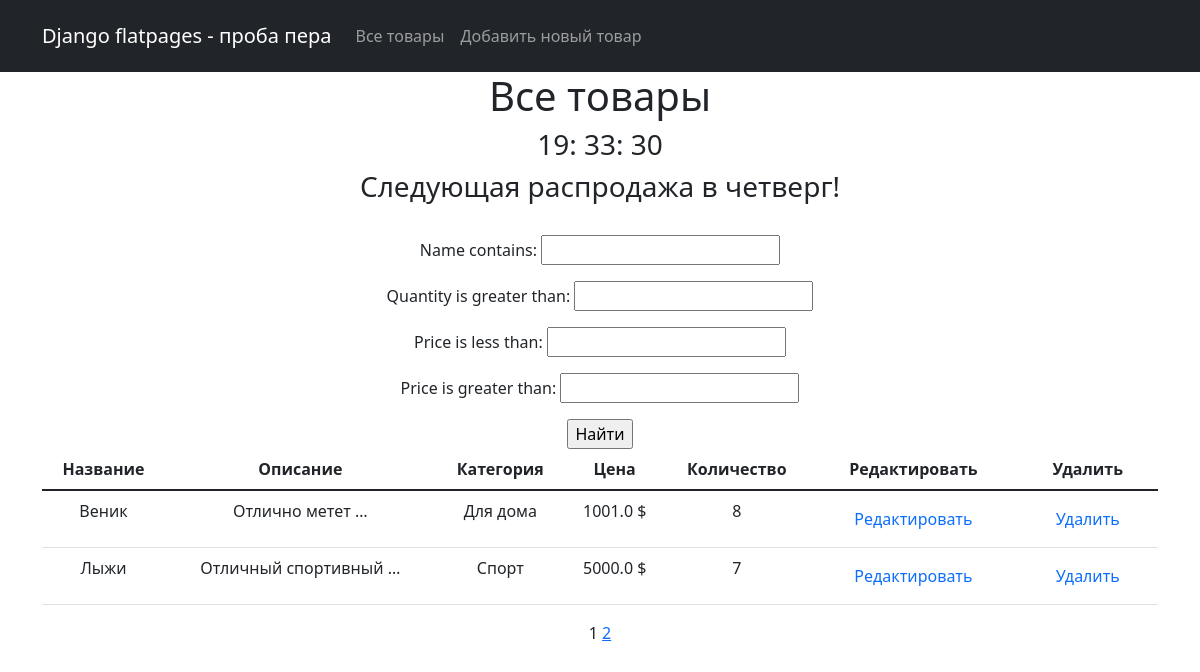
The page / on the database its author committed.
### simple_app/models.py (models this page shows, shortened)
class Product(models.Model):
    name = models.CharField(
        max_length=50,
        unique=True,    # названия товаров не должны повторяться
    )
    description = models.TextField()
    quantity = models.IntegerField(
        validators=[MinValueValidator(0)],
    )
    category = models.ForeignKey(
        to='Category',
        on_delete=models.CASCADE,
        related_name='products',    # все продукты в категории будут доступны через поле products
    )
    price = models.FloatField(
        validators=[MinValueValidator(0.0)],
    )

class Category(models.Model):
    name = models.CharField(max_length=100, unique=True)

### simple_app/views.py (the view)
# urls.py: path('', ProductsList.as_view(), name='product_list'),
class ProductsList(ListView):
    model = Product
    ordering = 'name'
    template_name = 'simple_app/products.html'
    context_object_name = 'products'
    paginate_by = 2  # количество записей на странице
    def get_queryset(self):
        queryset = super().get_queryset()
        self.filterset = ProductFilter(self.request.GET, queryset)
        return self.filterset.qs
    def get_context_data(self, **kwargs) -> dict:
        context = super().get_context_data(**kwargs)
        context['time_now'] = datetime.utcnow()
        context['next_sale'] = "Следующая распродажа в четверг!"
        context['filterset'] = self.filterset
        return context

### simple_app/templatetags/custom_filters.py (called while the page is built)
@register.filter()
def currency(value, code='rub'):
    postfix = CURRENCIES_SYMBOLS[code]
    return f'{value} {postfix}'

### simple_app/templatetags/custom_tags.py (called while the page is built)
@register.simple_tag()
def current_time(format_string='dmy'):
    return datetime.utcnow().strftime(DATE_FORMATS[format_string])

@register.simple_tag(takes_context=True)
def url_replace(context, **kwargs):
    d = context['request'].GET.copy()
    for k, v in kwargs.items():
        d[k] = v
    return d.urlencode()

### templates/simple_app/products.html (shortened to what this page needs)
{% extends 'simple_app/default.html' %}
{% load custom_filters %}
{% load custom_tags %}
{% block content %}
<h1>Все товары</h1>
<h3>{% current_time 'hms' %}</h3>
<h3> {{ next_sale|default_if_none:"Чуть позже сообщим о распродаже!" }} </h3>
<br>
    <form action="" method="get">
        {{ filterset.form.as_p }}
        <input type="submit" value="Найти" />
    </form>
{% if products %}
<table class="table">
    <thead>
    <tr>
        <th scope="col">Название</th>
        <th scope="col">Описание</th>
        <th scope="col">Категория</th>
        <th scope="col">Цена</th>
        <th scope="col">Количество</th>
        <th scope="col">Редактировать</th>
        <th scope="col">Удалить</th>
    </tr>
    </thead>
    <tbody>
    {% for product in products %}
    <tr>
        <td>{{ product.name }}</td>
        <td>{{ product.description|truncatewords:2 }}</td>
        <td>{{ product.category.name }}</td>
        <td>{{ product.price|currency:'usd' }}</td>
        <td>{{ product.quantity }}</td>
        <td><a class="nav-link" href="{{product.id}}/update/">Редактировать</a></td>
        <td><a class="nav-link" href="{{product.id}}/delete/">Удалить</a></td>
    </tr>
    {% endfor %}
</table>
{% else %}
<h2>Товаров нет!</h2>
{% endif %}
   {{ page_obj.number }}
   {% if page_obj.has_next %}
       <a href="?{% url_replace page=page_obj.next_page_number %}">{{ page_obj.next_page_number }}</a>
   {% endif %}
{% endblock content %}

### templates/simple_app/default.html (shortened to what this page needs)
<!DOCTYPE html>
<html lang="en">
<head>
    {% load static %}
    <link href="{% static 'css/styles.css' %}" rel="stylesheet"/>
</head>
<body>
<nav class="navbar navbar-expand-lg navbar-dark bg-dark static-top">
   <div class="container">
       <a class="navbar-brand" href="#">Django flatpages - проба пера</a>
       <div class="collapse navbar-collapse" id="navbarResponsive">
           <ul class="navbar-nav ml-auto">
               <li class="nav-item"> <a class="nav-link" href="/">Все товары</a></li>
               <li class="nav-item"> <a class="nav-link" href="/create/">Добавить новый товар</a></li>
           </ul>
           <h1>{{ request.resolver_match.view_name }}</h1>
       </div>
   </div>
</nav>
<div class="container">
    <div class="row">
        <div class="col-lg-12 text-center">
            {% block content %}
            {% endblock content %}
        </div>
    </div>
</div>
</body>
</html>

### rows shown on the page
Product: name "Веник", description "Отлично метет …", category.name "Для дома", price "1001.0 $", quantity "8"
Product: name "Лыжи", description "Отличный спортивный …", category.name "Спорт", price "5000.0 $", quantity "7"

### other values the page prints
{{ next_sale|default_if_none:"Чуть позже сообщим о распродаже!" }} "Следующая распродажа в четверг!"
{{ page_obj.number }} "1"
{{ page_obj.next_page_number }} "2"
